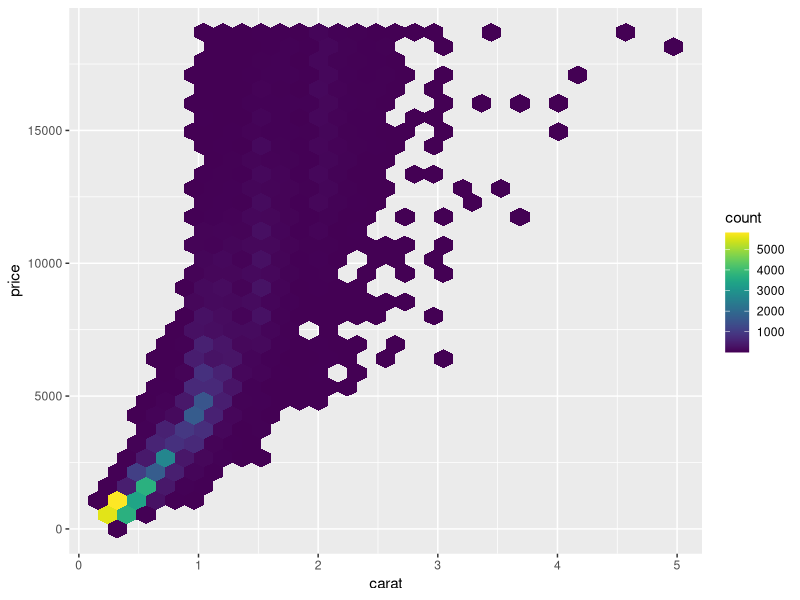

Recreate this plot in R.
## ---- chunk 1
library(ggplot2)
library(viridis)
ggplot(diamonds, aes(x = carat, y = price)) + geom_hex() + scale_fill_viridis()
